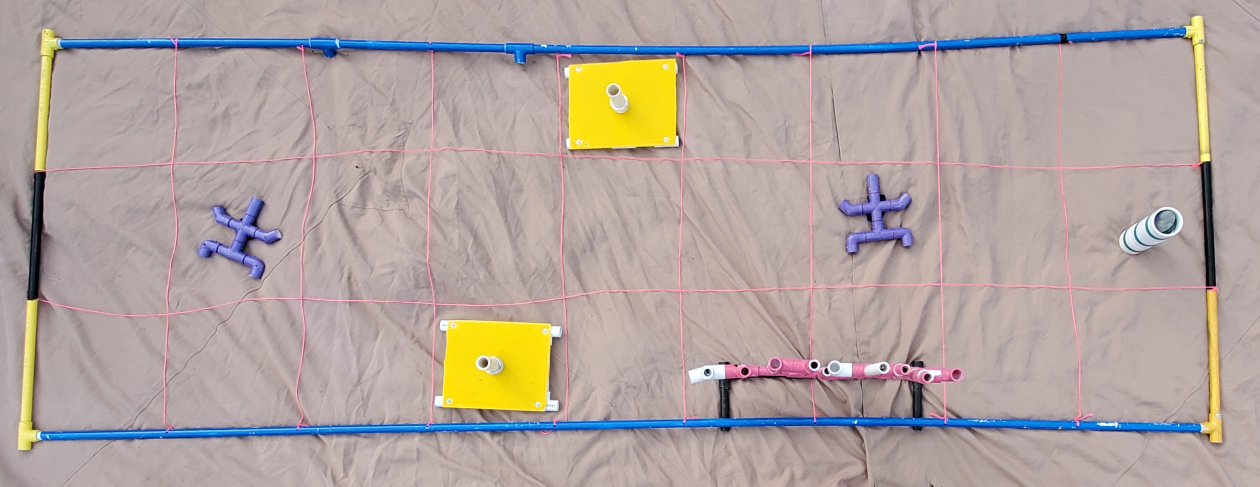
#> input picture img/samples/reef/1.jpg, 3778 x 1460 px (shown at 1/3 size)
$ python -i position.py   (imports and definitions only)
#> lines starting #> are read from the running program, lines starting #| are printed output that depends on the picture; after the words box and inside, x2 and y2 are one past the last pixel; in counts of white or black regions, pixels touching at a corner belong together
import cv2
import numpy as np


def center(mask, n):
    cnts, hierarchy = cv2.findContours(mask, cv2.RETR_TREE, cv2.CHAIN_APPROX_SIMPLE)
    areas = [cv2.contourArea(c) for c in cnts]
    max_index1 = np.argmax(areas)
    M1 = cv2.moments(cnts[max_index1])
    center1 = [int(M1['m10'] / M1['m00']), int(M1['m01'] / M1['m00'])]
    if n == 1:
        return center1
    else:
        areas.pop(max_index1)
        cnts.pop(max_index1)
        max_index2 = np.argmax(areas)
        M2 = cv2.moments(cnts[max_index2])
        center2 = [int(M2['m10'] / M2['m00']), int(M2['m01'] / M2['m00'])]
        return center1, center2


class Position:
    def __init__(self, img):
        self.img = img
        self.hsv = cv2.cvtColor(img, cv2.COLOR_BGR2HSV)
        self.located = []

    # [26 lines left out: functions planter, coral, not called in this run]

    def star(self):
        kernel = np.ones((4, 4), np.uint8)
        kernel2 = np.ones((7, 7), np.uint8)
        lower = np.array([110, 50, 50])
        upper = np.array([130, 255, 255])
        mask = cv2.inRange(self.hsv, lower, upper)
        mask = cv2.morphologyEx(mask, cv2.MORPH_OPEN, kernel)
        mask = cv2.morphologyEx(mask, cv2.MORPH_CLOSE, kernel2)
        centers = center(mask, 2)
        positions = [['' for i in range(2)] for i in range(2)]
        for i in range(2):
            for j in range(2):
                positions[i][j] = centers[i][j] // 100
            self.located.append(positions[i])
        return positions

    # [32 lines left out: function sponge, not called in this run]

>>> import cv2
>>> picture = cv2.imread('img/samples/reef/1.jpg')
#> picture is the input picture: shape (1460, 3778, 3); mean B, G, R 160.3, 164.4, 177.4
>>> result = Position(picture).star()
#> in __init__, `self.hsv = cv2.cvtColor(img, cv2.COLOR_BGR2HSV)`: self.hsv: shape (1460, 3778, 3); mean H, S, V 34.7, 41.3, 184
#> in star, `mask = cv2.inRange(self.hsv, lower, upper)`:
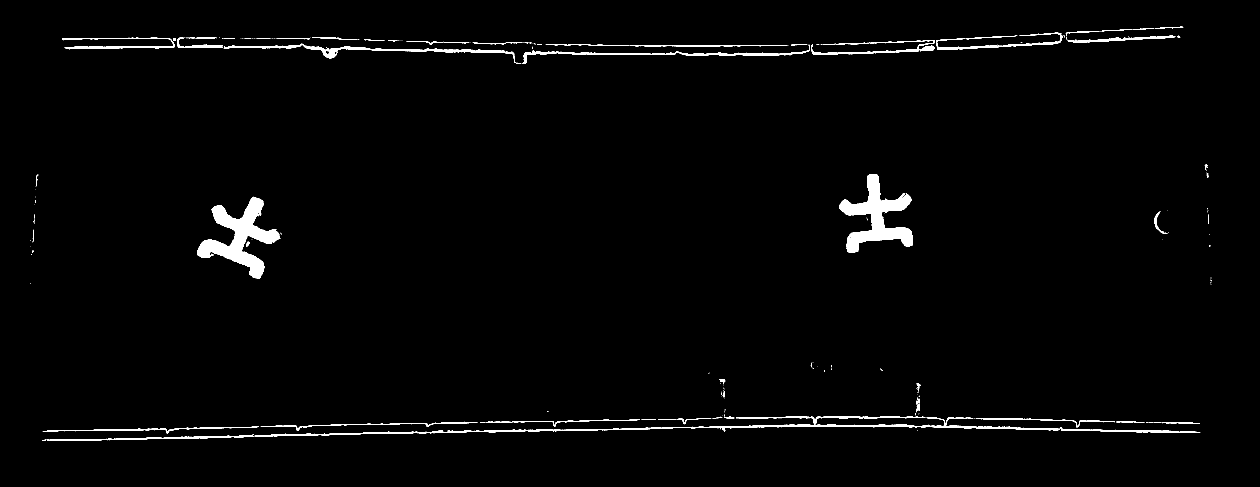
#> mask: shape (1460, 3778) (shown at 1/3 size); 1.7% white; 232 white regions (171 under 20 px), largest, box (x1, y1, x2, y2) and area: (591, 590, 841, 836) 21440, (2517, 522, 2739, 758) 19745, (763, 1252, 3601, 1310) 12642
#> in star, `mask = cv2.morphologyEx(mask, cv2.MORPH_OPEN, kernel)`:
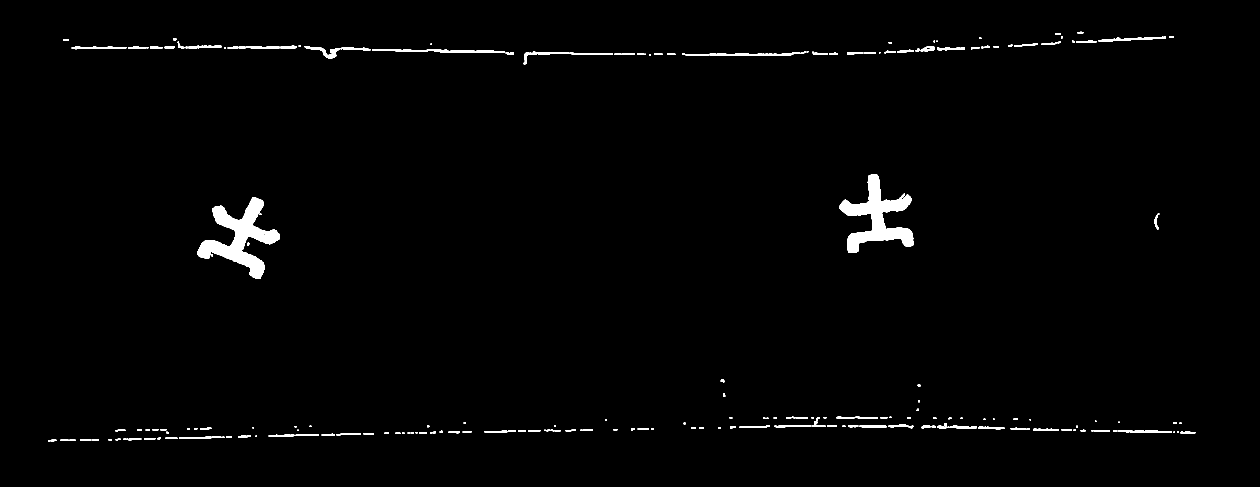
#> mask: shape (1460, 3778) (shown at 1/3 size); 1.3% white; 212 white regions (13 under 20 px), largest, box (x1, y1, x2, y2) and area: (592, 592, 840, 837) 21241, (2518, 523, 2740, 759) 19654, (1116, 147, 1514, 159) 2254
#> in star, `mask = cv2.morphologyEx(mask, cv2.MORPH_CLOSE, kernel2)`: mask: shape (1460, 3778); 1.4% white; 121 white regions (5 under 20 px)
#> in center, `cnts, hierarchy = cv2.findContours(mask, cv2.RETR_TREE, cv2.CHAIN_APPR..`: cnts = 121 contours, 22 with area under 20; largest, box (x1, y1, x2, y2) and area: (592, 592, 840, 837) 20988, (2518, 523, 2740, 759) 19224, (914, 138, 1542, 176) 3600, (1571, 153, 1937, 193) 1714, (2046, 153, 2425, 168) 1654
#> in center, `areas = [cv2.contourArea(c) for c in cnts]`: areas = 121 values, max 20988.5 at index 90, min 9 at index 28, mean 551.8
#> in center, `max_index1 = np.argmax(areas)`: max_index1 = 90
#> in center, `M1 = cv2.moments(cnts[max_index1])`: M1 = moments, m00 20988.5, centre m10/m00, m01/m00 = (720.2, 713.3)
#> in center, `center1 = [int(M1['m10'] / M1['m00']), int(M1['m01'] / M1['m00'])]`: center1 = [720, 713]
#> in center, `max_index2 = np.argmax(areas)`: max_index2 = 90
#> in center, `M2 = cv2.moments(cnts[max_index2])`: M2 = moments, m00 19223.5, centre m10/m00, m01/m00 = (2631.3, 652.1)
#> in center, `center2 = [int(M2['m10'] / M2['m00']), int(M2['m01'] / M2['m00'])]`: center2 = [2631, 652]
#> in star, `centers = center(mask, 2)`: centers = ([720, 713], [2631, 652])
#> after the loop in star, `for i in range(2):`: positions = [[7, 7], [26, 6]]
#> result = [[7, 7], [26, 6]]

$ run again, on img/samples/reef/2.jpg
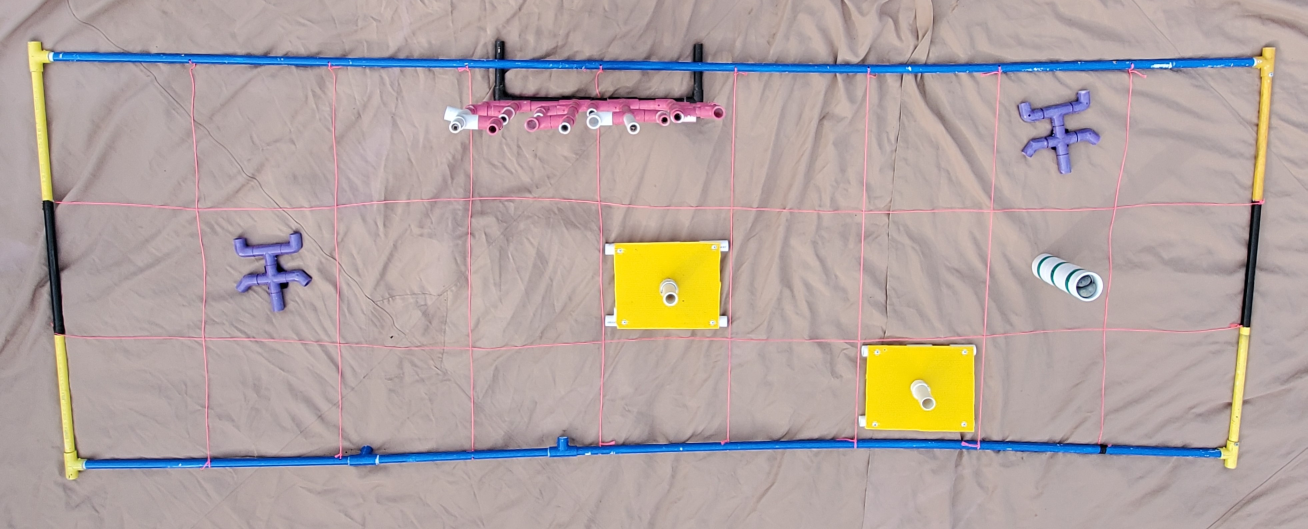
#> input picture img/samples/reef/2.jpg, 3922 x 1587 px (shown at 1/3 size)
#> picture is the input picture: shape (1587, 3922, 3); mean B, G, R 161.2, 164.6, 178.4
#> self.hsv: shape (1587, 3922, 3); mean H, S, V 35.4, 40.4, 184.6
#> in star, `mask = cv2.inRange(self.hsv, lower, upper)`:
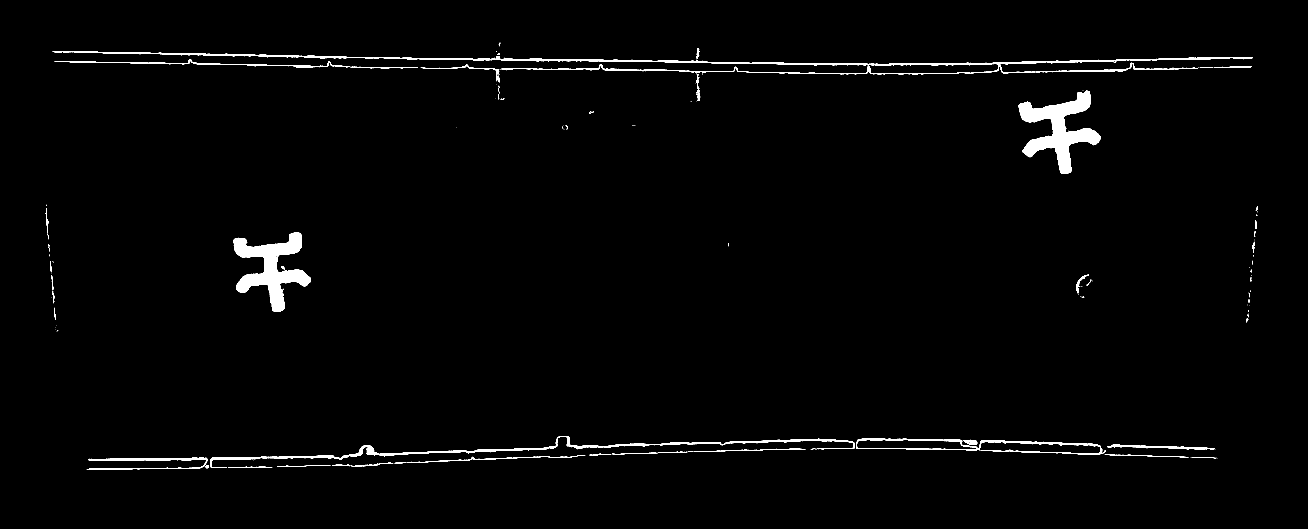
#> mask: shape (1587, 3922) (shown at 1/3 size); 1.6% white; 146 white regions (93 under 20 px), largest, box (x1, y1, x2, y2) and area: (3056, 272, 3302, 522) 22861, (701, 697, 933, 935) 21562, (157, 154, 3759, 224) 19821
#> in star, `mask = cv2.morphologyEx(mask, cv2.MORPH_OPEN, kernel)`:
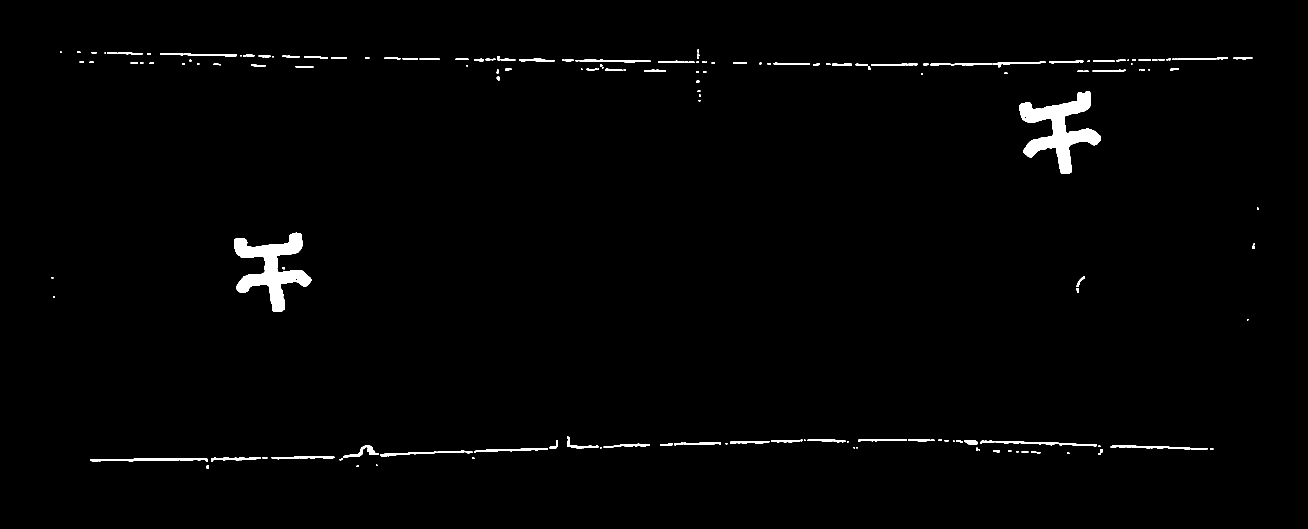
#> mask: shape (1587, 3922) (shown at 1/3 size); 1.3% white; 187 white regions (17 under 20 px), largest, box (x1, y1, x2, y2) and area: (3057, 273, 3303, 522) 22806, (702, 698, 934, 936) 21384, (271, 1374, 623, 1385) 2093
#> cnts = 111 contours, 19 with area under 20; largest, box (x1, y1, x2, y2) and area: (3057, 273, 3303, 522) 22260, (702, 698, 934, 936) 20899, (1019, 1320, 1674, 1381) 3356, (271, 1374, 623, 1385) 1748, (2941, 1322, 3301, 1341) 1518
#> areas = 111 values, max 22259.5 at index 39, min 9 at index 2, mean 644.9
#> max_index1 = 39
#> M1 = moments, m00 22259.5, centre m10/m00, m01/m00 = (3177.9, 387.6)
#> center1 = [3177, 387]
#> max_index2 = 35
#> M2 = moments, m00 20899, centre m10/m00, m01/m00 = (815.4, 805.5)
#> center2 = [815, 805]
#> centers = ([3177, 387], [815, 805])
#> after the loop in star, `for i in range(2):`: positions = [[31, 3], [8, 8]]

$ run again, on img/samples/reef/3.jpg
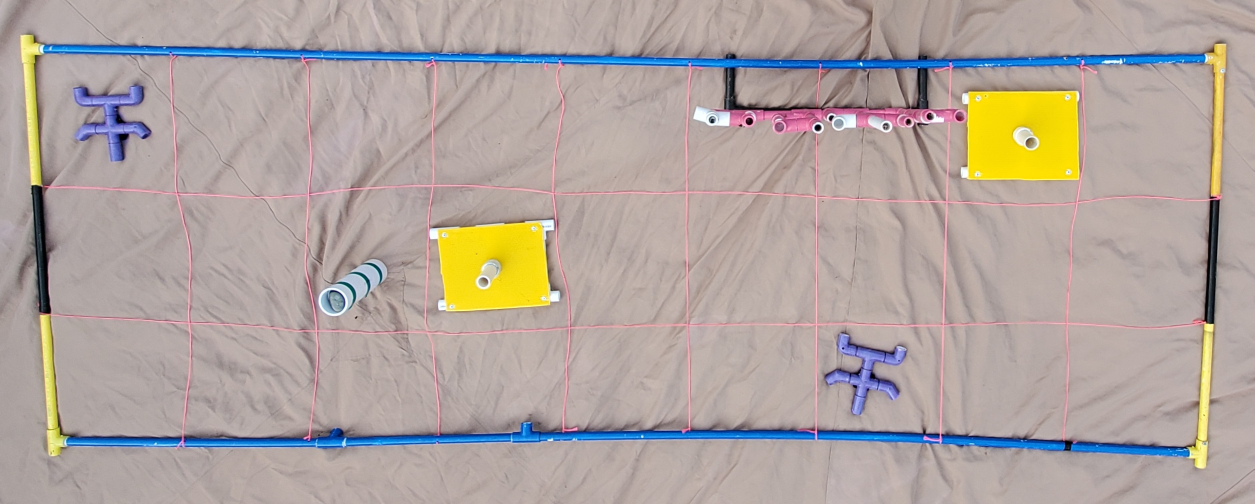
#> input picture img/samples/reef/3.jpg, 3763 x 1512 px (shown at 1/3 size)
#> picture is the input picture: shape (1512, 3763, 3); mean B, G, R 158.9, 164.8, 176.4
#> self.hsv: shape (1512, 3763, 3); mean H, S, V 25.3, 41.4, 182.9
#> in star, `mask = cv2.inRange(self.hsv, lower, upper)`:
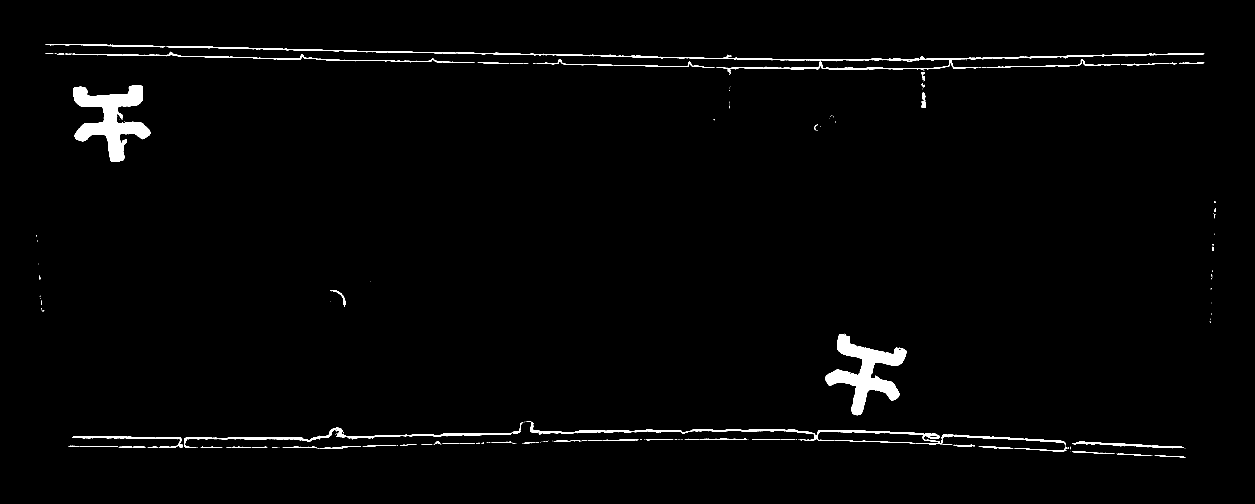
#> mask: shape (1512, 3763) (shown at 1/3 size); 1.6% white; 209 white regions (142 under 20 px), largest, box (x1, y1, x2, y2) and area: (219, 255, 451, 485) 22885, (2475, 1002, 2720, 1246) 20977, (500, 138, 3613, 224) 13539
#> in star, `mask = cv2.morphologyEx(mask, cv2.MORPH_OPEN, kernel)`:
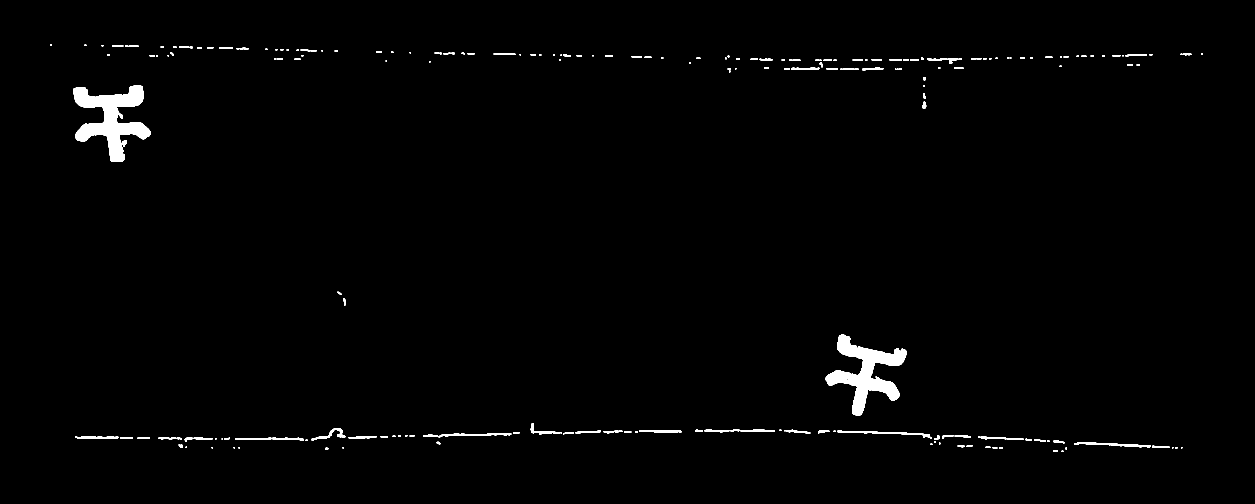
#> mask: shape (1512, 3763) (shown at 1/3 size); 1.2% white; 220 white regions (26 under 20 px), largest, box (x1, y1, x2, y2) and area: (220, 256, 452, 486) 22600, (2476, 1004, 2720, 1246) 20885, (2512, 1292, 2795, 1316) 1448
#> cnts = 145 contours, 44 with area under 20; largest, box (x1, y1, x2, y2) and area: (220, 256, 452, 486) 22312, (2476, 1004, 2720, 1246) 20378, (2501, 1292, 2795, 1316) 1207, (3222, 1326, 3509, 1344) 1204, (1269, 1296, 1559, 1312) 1198
#> areas = 145 values, max 22312 at index 53, min 9 at index 4, mean 428.5
#> max_index1 = 53
#> M1 = moments, m00 22312, centre m10/m00, m01/m00 = (334.5, 356.9)
#> center1 = [334, 356]
#> max_index2 = 47
#> M2 = moments, m00 20378, centre m10/m00, m01/m00 = (2598, 1117.3)
#> center2 = [2597, 1117]
#> centers = ([334, 356], [2597, 1117])
#> after the loop in star, `for i in range(2):`: positions = [[3, 3], [25, 11]]

$ run again, on img/samples/reef/4.jpg
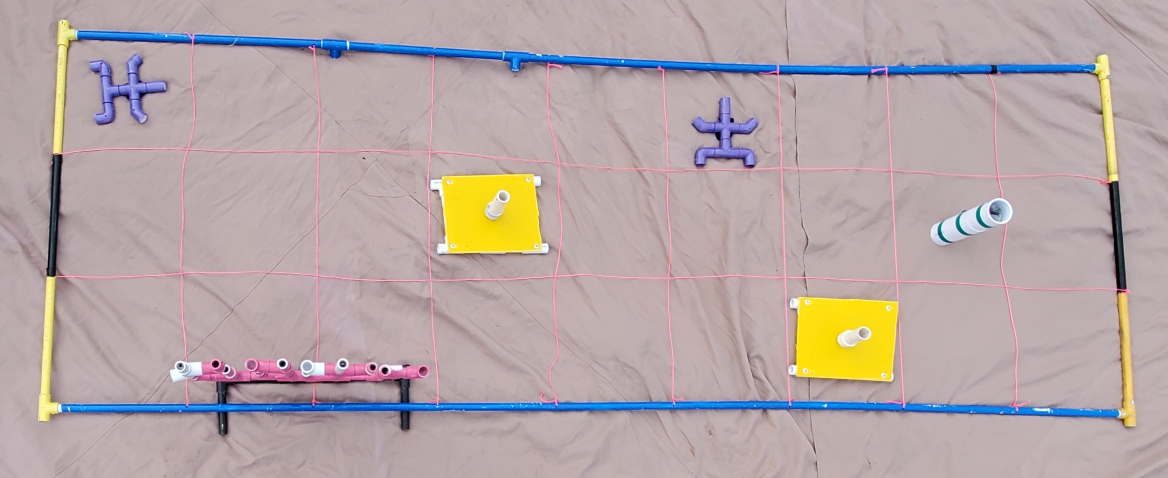
#> input picture img/samples/reef/4.jpg, 3502 x 1434 px (shown at 1/3 size)
#> picture is the input picture: shape (1434, 3502, 3); mean B, G, R 167.6, 167.4, 182.2
#> self.hsv: shape (1434, 3502, 3); mean H, S, V 124.2, 38.9, 188.6
#> in star, `mask = cv2.inRange(self.hsv, lower, upper)`:
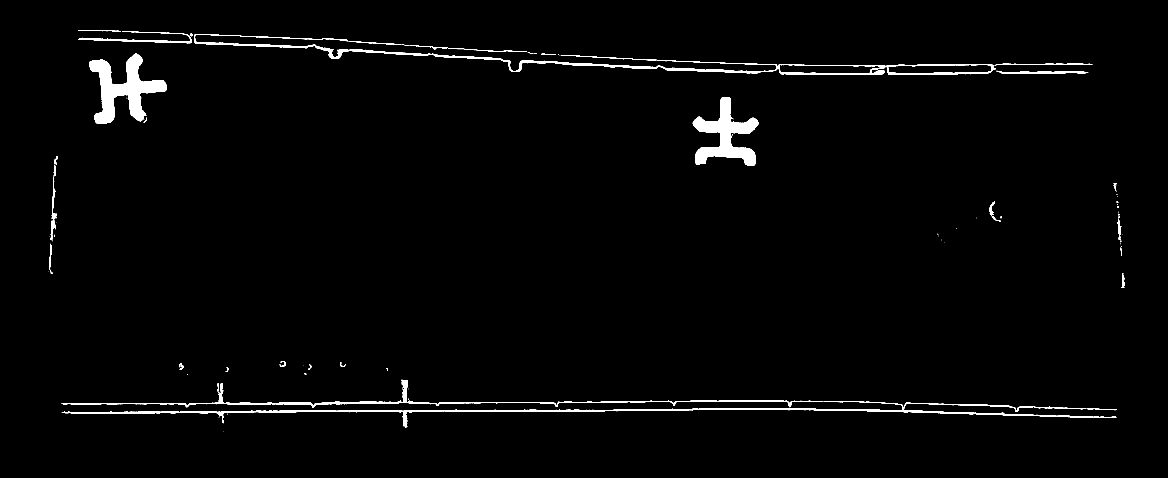
#> mask: shape (1434, 3502) (shown at 1/3 size); 1.8% white; 112 white regions (71 under 20 px), largest, box (x1, y1, x2, y2) and area: (267, 161, 500, 372) 19484, (2078, 291, 2276, 498) 16733, (185, 1224, 3349, 1283) 14226
#> in star, `mask = cv2.morphologyEx(mask, cv2.MORPH_OPEN, kernel)`:
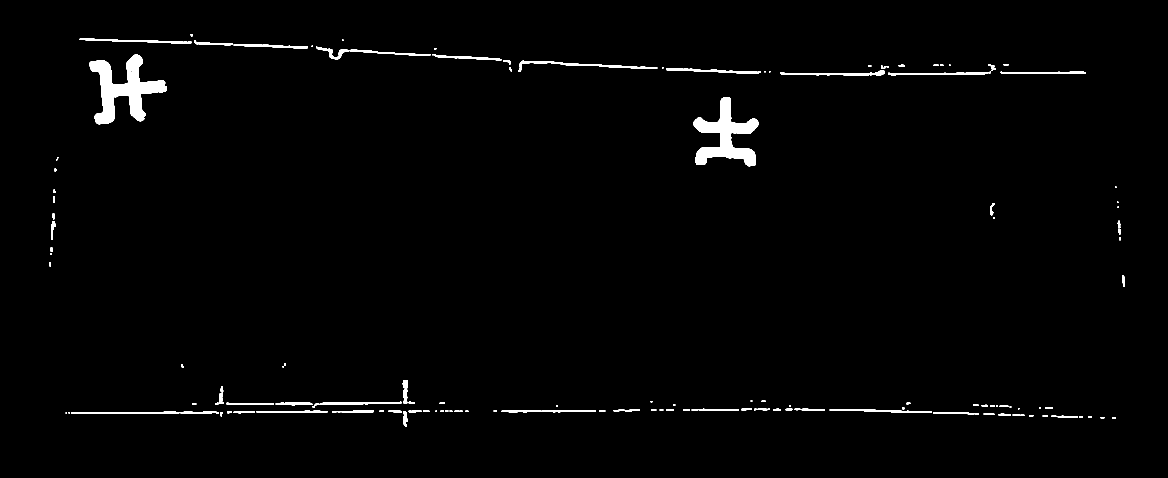
#> mask: shape (1434, 3502) (shown at 1/3 size); 1.4% white; 153 white regions (9 under 20 px), largest, box (x1, y1, x2, y2) and area: (269, 162, 501, 373) 19386, (2080, 292, 2276, 499) 16644, (1554, 182, 1972, 216) 2541
#> cnts = 91 contours, 19 with area under 20; largest, box (x1, y1, x2, y2) and area: (269, 162, 501, 373) 18890, (2080, 292, 2276, 499) 16184, (948, 140, 1505, 181) 2871, (1554, 182, 1972, 216) 2118, (938, 1141, 1245, 1223) 2104
#> areas = 91 values, max 18890.5 at index 83, min 9 at index 29, mean 710.1
#> max_index1 = 83
#> M1 = moments, m00 18890.5, centre m10/m00, m01/m00 = (371, 267.8)
#> center1 = [371, 267]
#> max_index2 = 66
#> M2 = moments, m00 16184.5, centre m10/m00, m01/m00 = (2177.3, 409.2)
#> center2 = [2177, 409]
#> centers = ([371, 267], [2177, 409])
#> after the loop in star, `for i in range(2):`: positions = [[3, 2], [21, 4]]
